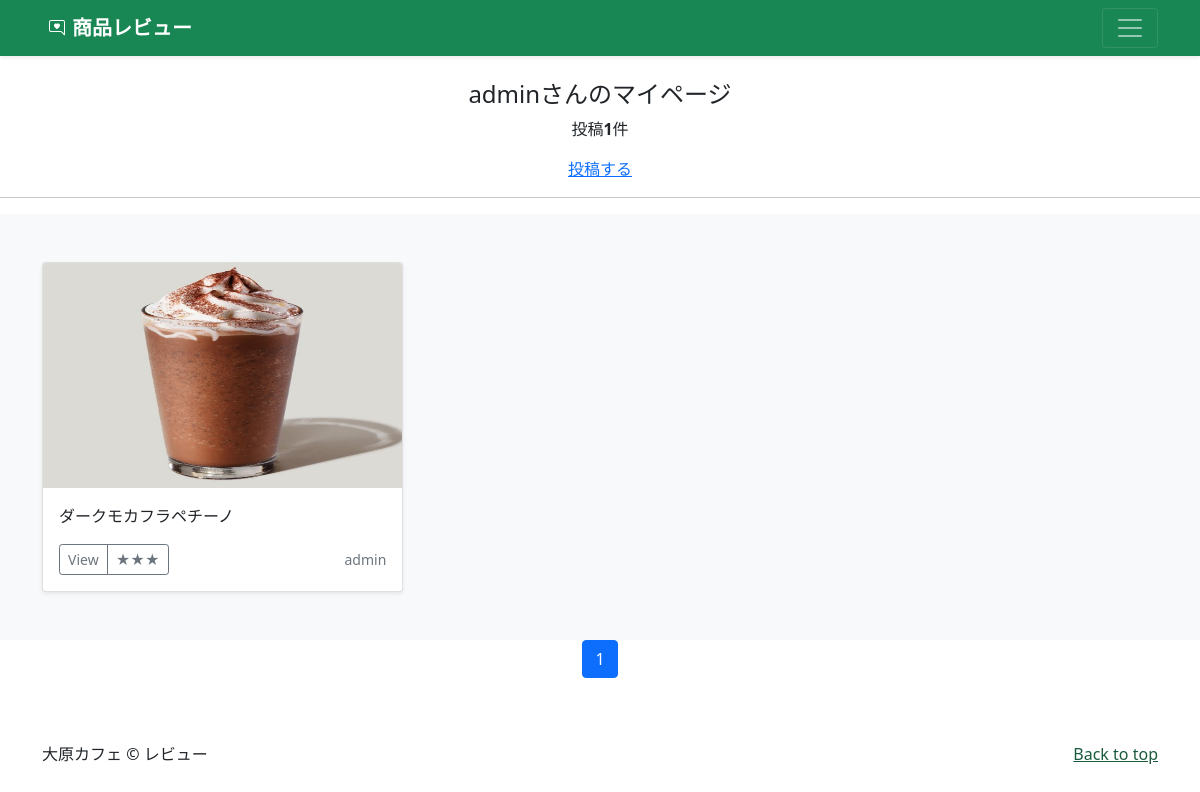
Screenshot of /mypage/ (signed in) with the database file from the repository.
### accounts/models.py (models this page shows)
class CustomUser(AbstractUser):
    pass

### photo/models.py (models this page shows, shortened)
class PhotoPost(models.Model):
    user = models.ForeignKey(
        CustomUser,
        verbose_name="ユーザー",
        on_delete=models.CASCADE
    )
    category = models.ForeignKey(
        Category,
        verbose_name="評価",
        on_delete=models.PROTECT
    )
    title = models.CharField(
        verbose_name="コメント",
        max_length=200
    )
    comment = models.TextField(
        verbose_name="コメント"
    )
    image1 = models.ImageField(
        verbose_name="イメージ1",
        upload_to = "photos"
    )
    image2 = models.ImageField(
        verbose_name="イメージ2",
        upload_to = "photos",
        blank=True,
        null=True
    )
    posted_at = models.DateField(
        verbose_name="投稿日時",
        auto_now_add=True
    )

class Category(models.Model):
    title = models.CharField(
    verbose_name="カテゴリ",
    max_length=20)

### photo/views.py (the view)
# urls.py: path('mypage/', views.MypageView.as_view(), name = 'mypage'),
class MypageView(ListView):
    template_name = 'mypage.html'
    paginate_by = 9
    def get_queryset(self):
        queryset = PhotoPost.objects.filter(
            user=self.request.user).order_by('-posted_at')
        return queryset

### photo/templates/mypage.html (shortened to what this page needs)
{% extends "base2.html" %}
      {% block contents %}
      {% if user.is_authenticated %}
      <br>
      <div style="text-align:center">
        <h4>{{user.username}}さんのマイページ</h4>
        {% if object_list.count == 0 %}
           <p>{{user.username}}さんの投稿はありません</p>
        {% else %}
          <p>投稿<strong>{{object_list.count}}</strong>件</p>
        {% endif %}
        <a href="{% url 'photo:post' %}">投稿する</a>
      </div>
      <hr>
    {% endif %}
    {% include "photos_list.html" %}
    {% include "pagination.html" %}
    {% endblock %}

### photo/templates/photos_list.html (shortened to what this page needs)
      <div class="album py-5 bg-light">
        <div class="container">
          <div class="row row-cols-1 row-cols-sm-2 row-cols-md-3 g-3">
        {% for record in object_list %}
            <div class="col">
              <div class="card shadow-sm">
              <img src="{{ record.image1.url }}"
                     class='bd-placeholder-img card-img-top'
                     width='100%' height='225'
                     xmlns='http://www.w3.org/2000/svg'
                     role='img' aria-label='Placeholder: Thumbnail'
                     preserveAspectRatio='xMidYMid slice'
                     focusable='false'>
                     <rect width='100%' height='100%' fill='#55595c'/>
                <div class="card-body">
                  <p class="card-text">
                    {{record.title}}
                  </p>
                  <div class="d-flex justify-content-between align-items-center">
                    <div class="btn-group">
                      <button type="button" class="btn btn-sm btn-outline-secondary" onclick="location.href='{% url 'photo:photo_detail' record.pk %}'">View</button>
                      <button type="button" class="btn btn-sm btn-outline-secondary" onclick="location.href='{% url 'photo:photos_cat' category=record.category.id %}'"> {{record.category.title}}</button>
                    </div>
                    <small class="text-muted">{{record.user.username}}</small>
                  </div>
                </div>
              </div>
            </div>
        {% endfor %}
                </div>
              </div>
            </div>

### photo/templates/base2.html (style rules this page uses)
.bd-placeholder-img { font-size: 1.125rem; text-anchor: middle; -webkit-user-select: none; -moz-user-select: none; user-select: none; }

### rows the page displays
CustomUser: username "admin"
PhotoPost: image1 (picture), title "ダークモカフラペチーノ", category "★★★", user.username "admin"

### other values shown
{{ object_list.count }} "1"
{{ num }} "1"
